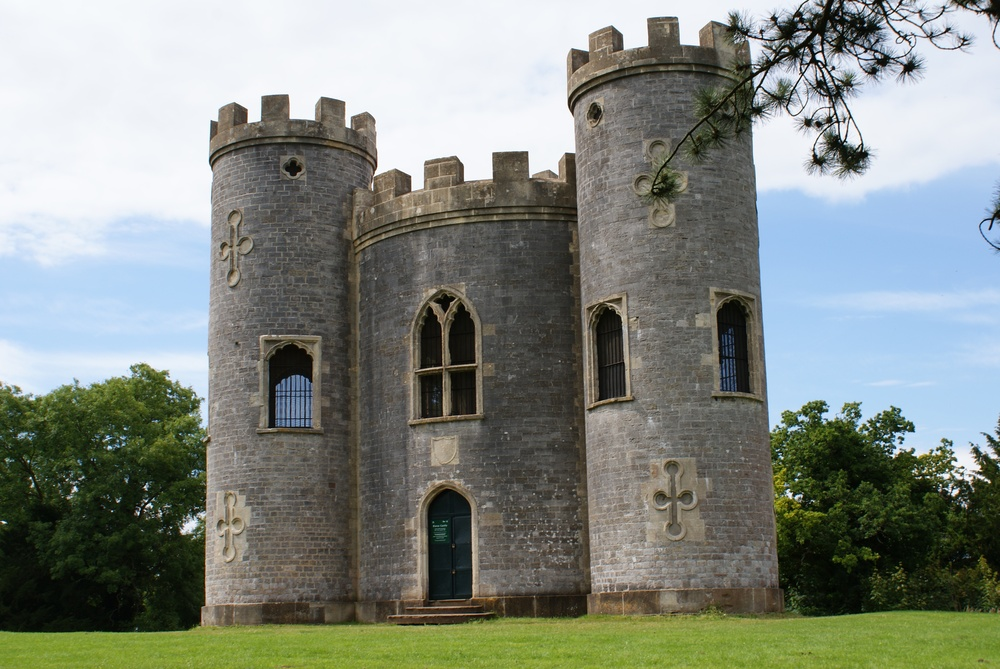
%> input picture Topics in multivariate statistical data analysis/עבודה 1/Castle.jpeg, 1000 x 669 px, shrunk from 3872 x 2592 before the run
$ octave ex1q2.m   (GNU Octave 9; MATLAB toolbox functions it lacks are replaced by stand-ins)
%> lines starting %> are read from the running program, lines starting %| are printed output that depends on the picture
% Done by: Dan Ben Ami
% Date: 18.4.22
close all
clear all
clc


% ----- image preparing ---------
img = imread('Castle.jpeg'); % load the image
%> img is the input picture: size 669x1000x3 uint8; mean R, G, B 130.3, 136.5, 128.5
img = rgb2gray(img); % make img to grey scale
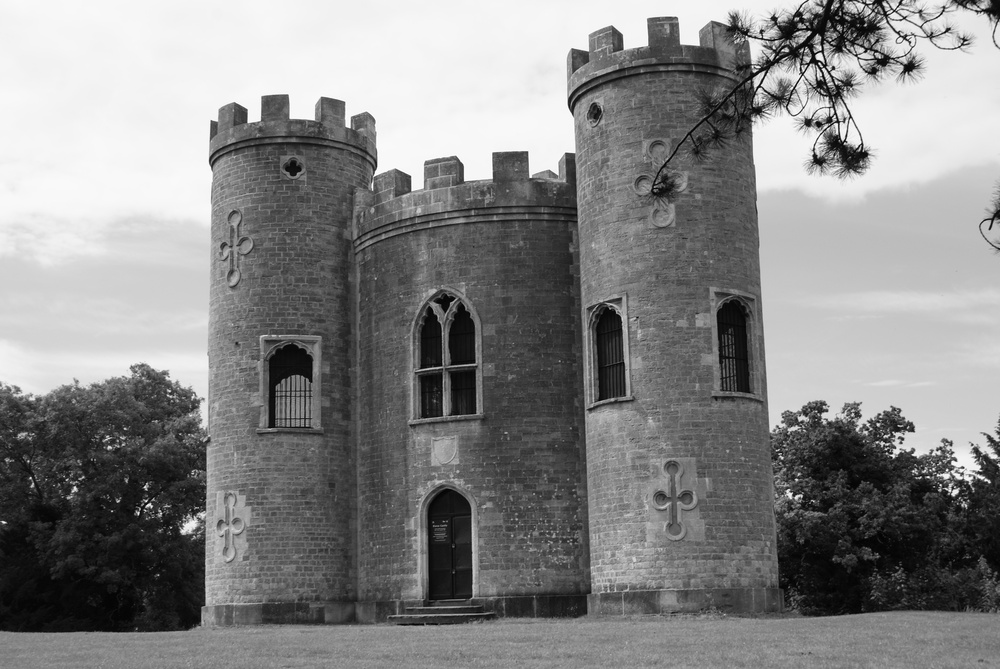
%> img: size 669x1000 uint8; min 0, max 255, mean 133.7
figure
imshow(img)
img = double(img); % change format
%> img: size 669x1000 double
mean_img = mean(img').'; % calculate the average of the columns
%> mean_img = 669 values, max 225.6 at index 7, min 47.77 at index 610, mean 133.7
img = img - mean_img*ones(1,size(img,2)); % make the expectation of collumns 0
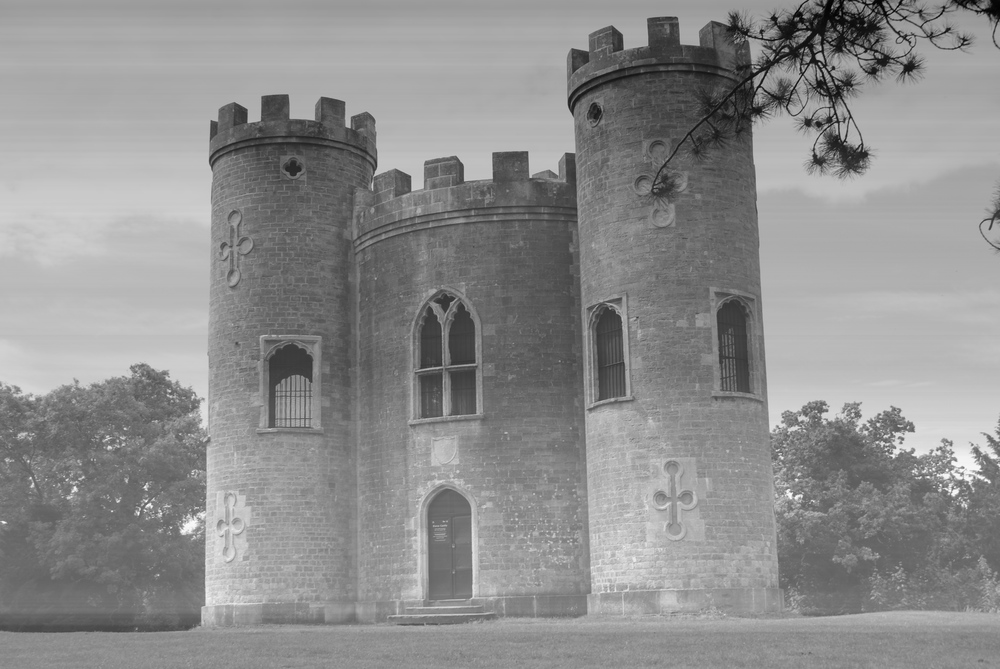
%> img: size 669x1000 double; min -219.6, max 175, mean 0; drawn with min black and max white
cov_img = cov(img'); % calculate the empirical covariance matrix of the column


% ------ compression -----------
[U,S,V] = svd(cov_img); % diagonalize the empirical covariance matrix
lamda = diag(S);
%> lamda = 669 values, max 1164525.3 at index 1, min 0.513 at index 669, mean 3638.4
comp_ratio = cumsum(lamda)/sum(lamda); % calculate the compression ratio
%> comp_ratio = 669 values from 0.478 to 1

num_vecs_95 = find(comp_ratio >=0.95); % find the num of eigenvalues neccesery for 0.95 compression ratio
%> num_vecs_95 = 629 values from 41 to 669
num_vecs_95 = num_vecs_95(1);
%> num_vecs_95 = 41

num_vecs_65 = find(comp_ratio >=0.65); % find the num of eigenvalues neccesery for 0.65 compression ratio
%> num_vecs_65 = 668 values from 2 to 669
num_vecs_65 = num_vecs_65(1);
%> num_vecs_65 = 2

comp_U95 = U(:,1:num_vecs_95); % trim the eigenvactors matrix to just num_vecs vectors that needed
alpha95 = comp_U95'*img;

comp_U65 = U(:,1:num_vecs_65); % trim the eigenvactors matrix to just num_vecs vectors that needed
%> comp_U65 = 669 rows, first 12: [-0.0183 -0.0301; -0.0177 -0.0289; -0.0169 -0.0274; -0.0167 -0.028; -0.0162 -0.0279; -0.0153 -0.0262; -0.0148 -0.0262; -0.0151 -0.0269; -0.0152 -0.0272; -0.0163 -0.029; -0.0176 -0.0313; -0.0184 -0.0336]
alpha65 = comp_U65'*img;
%> alpha65 = 1000 columns, first 8: [1438.6 1448.8 1462.2 1471.9 1472.1 1465.5 1456.5 1449; -354 -340.9 -328.8 -324.9 -327.6 -338.4 -351.1 -360]

% for saving the image all that needed saving is the alpha  and the comp_U
% matrixes.

% -------- decompression --------------
decomp_img95 = uint8(comp_U95*alpha95 + mean_img*ones(1,size(img,2))); % KLE
decomp_img65 = uint8(comp_U65*alpha65 + mean_img*ones(1,size(img,2))); % KLE
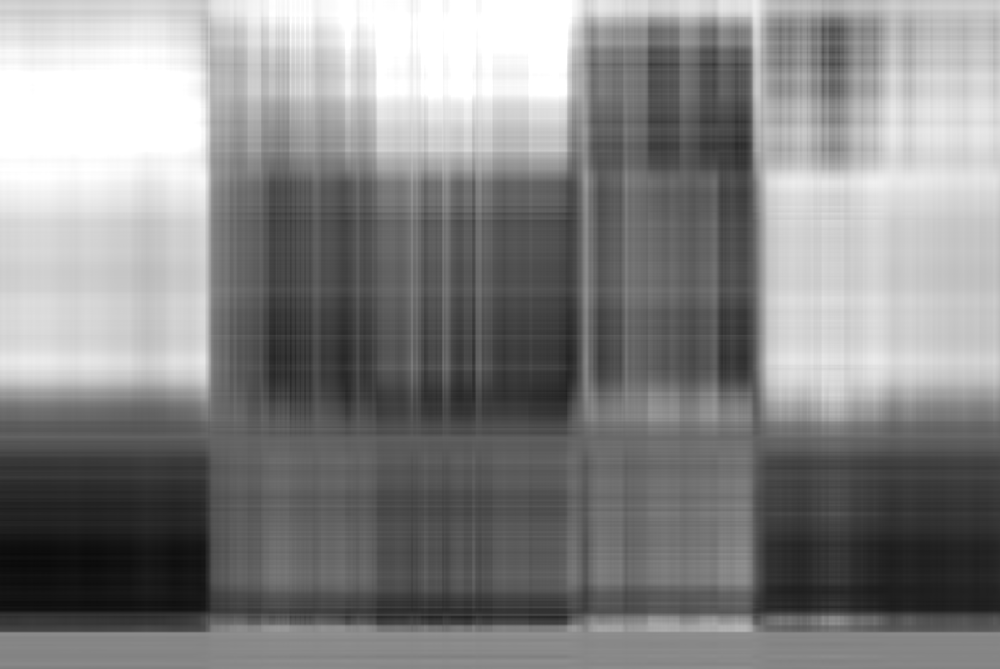
%> decomp_img65: size 669x1000 uint8; min 10, max 255, mean 133.2

figure
imshow(decomp_img95);
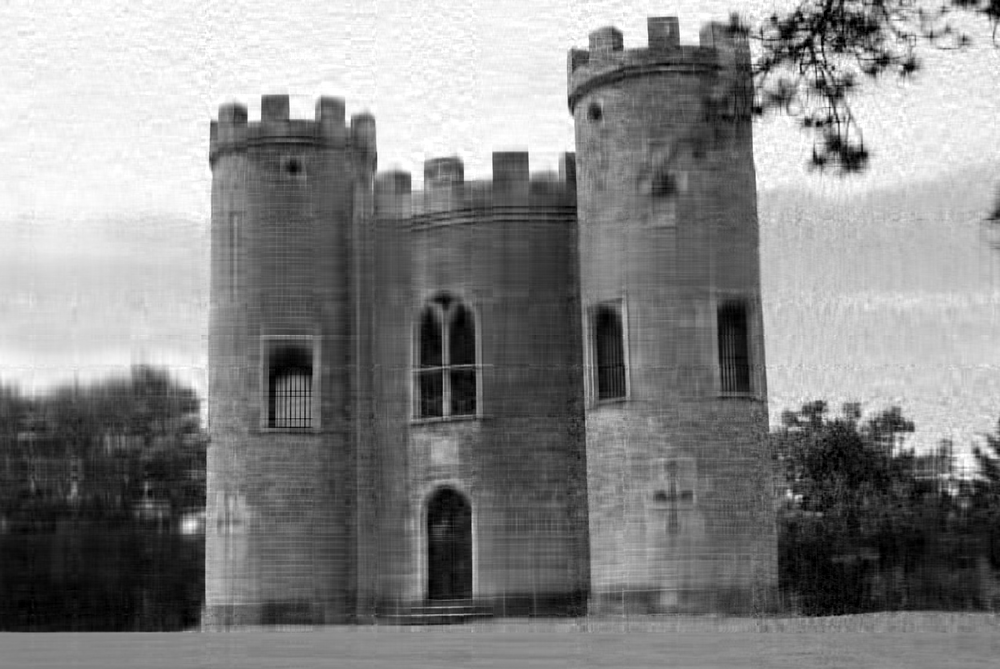
%> displayed picture: size 669x1000, on the screen's scale of 0 to 255; min 0, max 255, mean 133.7; mean of the top-left, top-right, bottom-left and bottom-right quarters 188, 154.7, 89, 103.3
figure
imshow(decomp_img65);

% -------- memory difference ----------
img_mem_size = size(img,1)*size(img,2);
%> img_mem_size = 669000
comp95_mem_size = size(comp_U95,1)*size(comp_U95,2)+size(alpha95,1)*size(alpha95,2);
%> comp95_mem_size = 68429
comp65_mem_size = size(comp_U65,1)*size(comp_U65,2)+size(alpha65,1)*size(alpha65,2);
%> comp65_mem_size = 3338
fprintf('The memory size of the original image is %d bytes\n', img_mem_size);
%| The memory size of the original image is 669000 bytes
fprintf('The memory size of the compreesed image with compression ratio 0.95 is %d bytes\n', comp95_mem_size);
%| The memory size of the compreesed image with compression ratio 0.95 is 68429 bytes
fprintf('The memory size of the compreesed image with compression ratio 0.65 is %d bytes\n', comp65_mem_size);
%| The memory size of the compreesed image with compression ratio 0.65 is 3338 bytes
